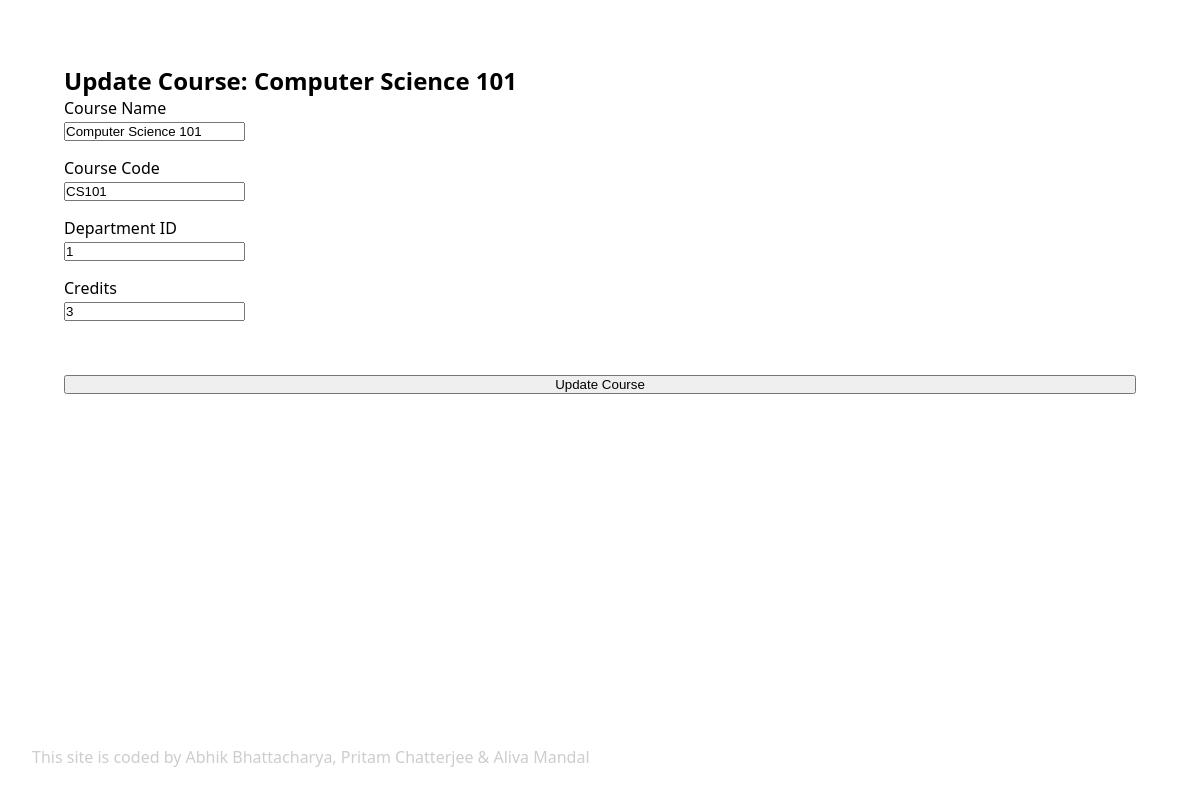
The page /courses/update/1/ on the database its author committed.
### flask_server/university/models.py (models this page shows, shortened)
class Course(db.Model):
    __tablename__ = 'courses'
    course_id = db.Column(db.Integer, primary_key=True, autoincrement=True)
    course_name = db.Column(db.String(255), nullable=False)
    course_code = db.Column(db.String(50), unique=True, nullable=False)
    department_id = db.Column(db.Integer, db.ForeignKey('departments.department_id'), nullable=False)
    credits = db.Column(db.Integer, nullable=False)
    semester = db.Column(db.String(50), nullable=False)
    department = relationship('Department', back_populates='courses')
    class_schedules = relationship('ClassSchedule', back_populates='course')
    faculty_members = relationship(
        'Faculty',
        secondary='faculty_course_association',
        back_populates='courses',
    )

### flask_server/university/routes.py (the view, shortened to what this page needs)
@app.route("/courses/update/<int:id>/", methods=['POST', 'GET'])
def coursesupdate(id):
    course = Course.query.get(id)
    return render_template('course_update.html', course=course)

### flask_server/templates/dashboards/course_update.html (shortened to what this page needs)
<!DOCTYPE html>
<html lang="en">
  <head>
  </head>
  <body>
    <section>
      <h2>Update Course: {{ course.course_name }}</h2>
      <form action="{{ url_for('coursesupdate', id=course.course_id) }}" method="post" enctype="multipart/form-data">
        <div>
          <label for="course_name">Course Name</label>
          <br>
          <input type="text" name="course_name" value="{{ course.course_name }}" placeholder="Course Name" />
        </div>
        <div>
          <label for="course_code">Course Code</label>
          <br>
          <input type="text" name="course_code" value="{{ course.course_code }}" placeholder="Course Code" />
        </div>
        <div>
          <label for="department_id">Department ID</label>
          <br>
          <input type="number" name="department_id" value="{{ course.department_id }}" placeholder="Department ID" />
        </div>
        <div>
          <label for="credits">Credits</label>
          <br>
          <input type="number" name="credits" value="{{ course.credits }}" placeholder="Credits" />
        </div>
        <br />
        <button type="submit">Update Course</button>
      </form>
    </section>
    <footer>This site is coded by Abhik Bhattacharya, Pritam Chatterjee & Aliva Mandal</footer>
  </body>
</html>

### flask_server/templates/dashboards/course_update.html (style rules this page uses)
* { box-sizing: border-box; padding: 0; margin: 0; }
body { padding: 2em; display: flex; flex-direction: column; min-height: 100vh; gap: 48px; font-family: system-ui, -apple-system, BlinkMacSystemFont, 'Segoe UI', Roboto, Oxygen, Ubuntu, Cantarell, 'Open Sans', 'Helvetica Neue', sans-serif; }
section { padding: 2em; width: 100%; }
form { display: flex; flex-direction: column; gap: 1em; }
footer { margin-top: auto; color: rgb(205, 205, 205); }

### rows shown on the page
Course: course_name "Computer Science 101", course_code "CS101", department_id "1", credits "3"
